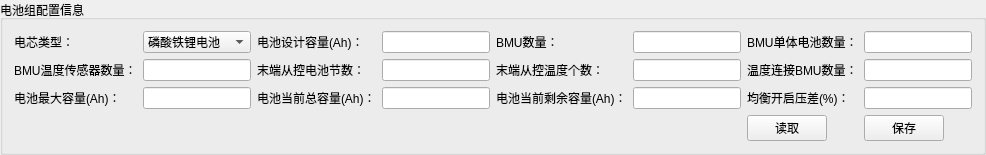
         <widget class="QGroupBox" name="groupBox_8">
          <property name="sizePolicy">
           <sizepolicy hsizetype="Preferred" vsizetype="Expanding">
            <horstretch>0</horstretch>
            <verstretch>0</verstretch>
           </sizepolicy>
          </property>
          <property name="title">
           <string>电池组配置信息</string>
          </property>
          <layout class="QGridLayout" name="gridLayout_10">
           <item row="0" column="1">
            <widget class="QComboBox" name="comboBox">
             <property name="sizePolicy">
              <sizepolicy hsizetype="Expanding" vsizetype="Fixed">
               <horstretch>0</horstretch>
               <verstretch>0</verstretch>
              </sizepolicy>
             </property>
             <property name="maximumSize">
              <size>
               <width>16777215</width>
               <height>16777215</height>
              </size>
             </property>
             <item>
              <property name="text">
               <string>磷酸铁锂电池</string>
              </property>
             </item>
             <item>
              <property name="text">
               <string>三元锂电池</string>
              </property>
             </item>
             <item>
              <property name="text">
               <string>其他</string>
              </property>
             </item>
            </widget>
           </item>
           <item row="2" column="2">
            <widget class="QLabel" name="label_182">
             <property name="text">
              <string>电池当前总容量(Ah)：</string>
             </property>
            </widget>
           </item>
           <item row="1" column="1">
            <widget class="QLineEdit" name="lineEdit_16">
             <property name="sizePolicy">
              <sizepolicy hsizetype="Expanding" vsizetype="Fixed">
               <horstretch>0</horstretch>
               <verstretch>0</verstretch>
              </sizepolicy>
             </property>
             <property name="maximumSize">
              <size>
               <width>16777215</width>
               <height>16777215</height>
              </size>
             </property>
            </widget>
           </item>
           <item row="1" column="5">
            <widget class="QLineEdit" name="lineEdit_18">
             <property name="sizePolicy">
              <sizepolicy hsizetype="Expanding" vsizetype="Fixed">
               <horstretch>0</horstretch>
               <verstretch>0</verstretch>
              </sizepolicy>
             </property>
             <property name="maximumSize">
              <size>
               <width>16777215</width>
               <height>16777215</height>
              </size>
             </property>
            </widget>
           </item>
           <item row="2" column="6">
            <widget class="QLabel" name="label_193">
             <property name="text">
              <string>均衡开启压差(%)：</string>
             </property>
            </widget>
           </item>
           <item row="3" column="7">
            <widget class="QPushButton" name="saveBatPackBtn">
             <property name="sizePolicy">
              <sizepolicy hsizetype="Maximum" vsizetype="Fixed">
               <horstretch>0</horstretch>
               <verstretch>0</verstretch>
              </sizepolicy>
             </property>
             <property name="maximumSize">
              <size>
               <width>16777215</width>
               <height>16777215</height>
              </size>
             </property>
             <property name="text">
              <string>保存</string>
             </property>
            </widget>
           </item>
           <item row="0" column="4">
            <widget class="QLabel" name="label_195">
             <property name="text">
              <string>BMU数量：</string>
             </property>
            </widget>
           </item>
           <item row="0" column="2">
            <widget class="QLabel" name="label_180">
             <property name="text">
              <string>电池设计容量(Ah)：</string>
             </property>
            </widget>
           </item>
           <item row="1" column="6">
            <widget class="QLabel" name="label_179">
             <property name="text">
              <string>温度连接BMU数量：</string>
             </property>
            </widget>
           </item>
           <item row="1" column="2">
            <widget class="QLabel" name="label_191">
             <property name="text">
              <string>末端从控电池节数：</string>
             </property>
            </widget>
           </item>
           <item row="1" column="4">
            <widget class="QLabel" name="label_194">
             <property name="text">
              <string>末端从控温度个数：</string>
             </property>
            </widget>
           </item>
           <item row="1" column="7">
            <widget class="QLineEdit" name="lineEdit_19">
             <property name="enabled">
              <bool>true</bool>
             </property>
             <property name="sizePolicy">
              <sizepolicy hsizetype="Expanding" vsizetype="Fixed">
               <horstretch>0</horstretch>
               <verstretch>0</verstretch>
              </sizepolicy>
             </property>
             <property name="maximumSize">
              <size>
               <width>16777215</width>
               <height>16777215</height>
              </size>
             </property>
            </widget>
           </item>
           <item row="1" column="0">
            <widget class="QLabel" name="label_181">
             <property name="text">
              <string>BMU温度传感器数量：</string>
             </property>
            </widget>
           </item>
           <item row="0" column="5">
            <widget class="QLineEdit" name="lineEdit_14">
             <property name="sizePolicy">
              <sizepolicy hsizetype="Expanding" vsizetype="Fixed">
               <horstretch>0</horstretch>
               <verstretch>0</verstretch>
              </sizepolicy>
             </property>
             <property name="maximumSize">
              <size>
               <width>16777215</width>
               <height>16777215</height>
              </size>
             </property>
            </widget>
           </item>
           <item row="2" column="0">
            <widget class="QLabel" name="label_178">
             <property name="text">
              <string>电池最大容量(Ah)：</string>
             </property>
            </widget>
           </item>
           <item row="2" column="3">
            <widget class="QLineEdit" name="lineEdit_21">
             <property name="sizePolicy">
              <sizepolicy hsizetype="Expanding" vsizetype="Fixed">
               <horstretch>0</horstretch>
               <verstretch>0</verstretch>
              </sizepolicy>
             </property>
             <property name="maximumSize">
              <size>
               <width>16777215</width>
               <height>16777215</height>
              </size>
             </property>
            </widget>
           </item>
           <item row="0" column="3">
            <widget class="QLineEdit" name="lineEdit_13">
             <property name="sizePolicy">
              <sizepolicy hsizetype="Expanding" vsizetype="Fixed">
               <horstretch>0</horstretch>
               <verstretch>0</verstretch>
              </sizepolicy>
             </property>
             <property name="maximumSize">
              <size>
               <width>16777215</width>
               <height>16777215</height>
              </size>
             </property>
            </widget>
           </item>
           <item row="2" column="4">
            <widget class="QLabel" name="label_192">
             <property name="text">
              <string>电池当前剩余容量(Ah)：</string>
             </property>
            </widget>
           </item>
           <item row="2" column="5">
            <widget class="QLineEdit" name="lineEdit_22">
             <property name="sizePolicy">
              <sizepolicy hsizetype="Expanding" vsizetype="Fixed">
               <horstretch>0</horstretch>
               <verstretch>0</verstretch>
              </sizepolicy>
             </property>
             <property name="maximumSize">
              <size>
               <width>16777215</width>
               <height>16777215</height>
              </size>
             </property>
            </widget>
           </item>
           <item row="2" column="1">
            <widget class="QLineEdit" name="lineEdit_20">
             <property name="sizePolicy">
              <sizepolicy hsizetype="Expanding" vsizetype="Fixed">
               <horstretch>0</horstretch>
               <verstretch>0</verstretch>
              </sizepolicy>
             </property>
             <property name="maximumSize">
              <size>
               <width>16777215</width>
               <height>16777215</height>
              </size>
             </property>
            </widget>
           </item>
           <item row="0" column="6">
            <widget class="QLabel" name="label_177">
             <property name="text">
              <string>BMU单体电池数量：</string>
             </property>
            </widget>
           </item>
           <item row="2" column="7">
            <widget class="QLineEdit" name="lineEdit_23">
             <property name="sizePolicy">
              <sizepolicy hsizetype="Expanding" vsizetype="Fixed">
               <horstretch>0</horstretch>
               <verstretch>0</verstretch>
              </sizepolicy>
             </property>
             <property name="maximumSize">
              <size>
               <width>16777215</width>
               <height>16777215</height>
              </size>
             </property>
            </widget>
           </item>
           <item row="0" column="0">
            <widget class="QLabel" name="label_176">
             <property name="text">
              <string>电芯类型：</string>
             </property>
            </widget>
           </item>
           <item row="1" column="3">
            <widget class="QLineEdit" name="lineEdit_17">
             <property name="sizePolicy">
              <sizepolicy hsizetype="Expanding" vsizetype="Fixed">
               <horstretch>0</horstretch>
               <verstretch>0</verstretch>
              </sizepolicy>
             </property>
             <property name="maximumSize">
              <size>
               <width>16777215</width>
               <height>16777215</height>
              </size>
             </property>
            </widget>
           </item>
           <item row="0" column="7">
            <widget class="QLineEdit" name="lineEdit_15">
             <property name="sizePolicy">
              <sizepolicy hsizetype="Expanding" vsizetype="Fixed">
               <horstretch>0</horstretch>
               <verstretch>0</verstretch>
              </sizepolicy>
             </property>
             <property name="maximumSize">
              <size>
               <width>16777215</width>
               <height>16777215</height>
              </size>
             </property>
            </widget>
           </item>
           <item row="3" column="6">
            <widget class="QPushButton" name="readBatPackBtn">
             <property name="sizePolicy">
              <sizepolicy hsizetype="Maximum" vsizetype="Fixed">
               <horstretch>0</horstretch>
               <verstretch>0</verstretch>
              </sizepolicy>
             </property>
             <property name="maximumSize">
              <size>
               <width>16777215</width>
               <height>16777215</height>
              </size>
             </property>
             <property name="text">
              <string>读取</string>
             </property>
            </widget>
           </item>
          </layout>
         </widget>
